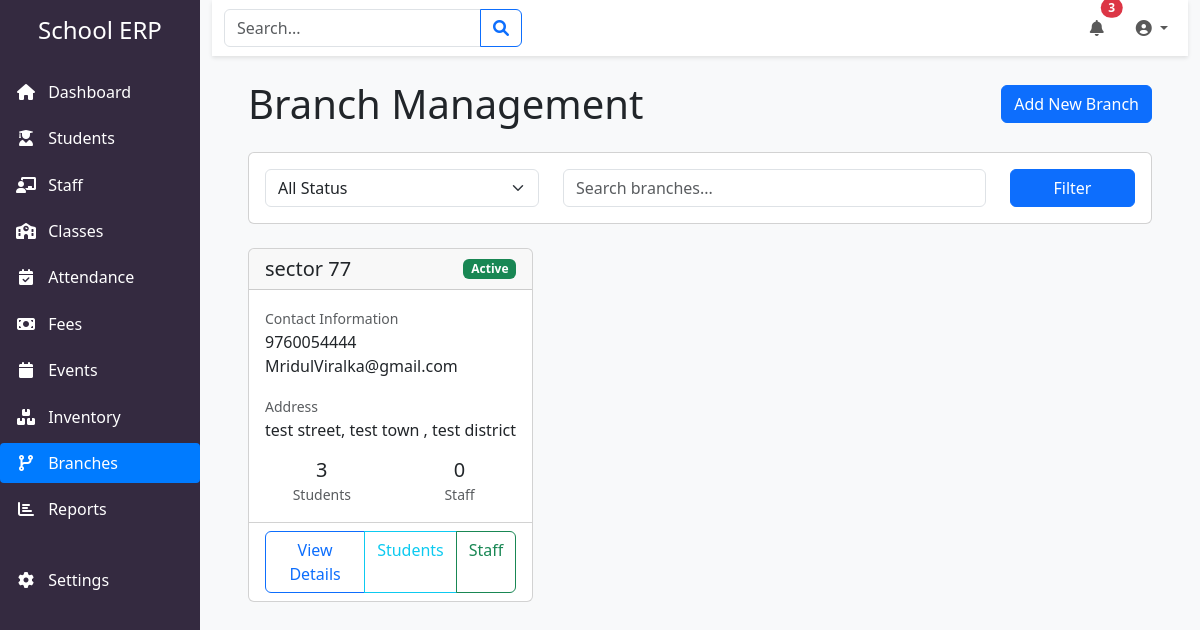
The page /branches/ on the database its author committed.
### app/models/models.py (models this page shows, shortened)
class TimestampMixin:
    created_at = db.Column(db.DateTime, default=datetime.utcnow)
    updated_at = db.Column(db.DateTime, default=datetime.utcnow, onupdate=datetime.utcnow)

class Branch(db.Model, TimestampMixin):
    __tablename__ = 'branch'
    id = db.Column(db.Integer, primary_key=True)
    name = db.Column(db.String(100), nullable=False)
    address = db.Column(db.String(255), nullable=False)
    contact_number = db.Column(db.String(20), nullable=False)
    email = db.Column(db.String(100))
    is_active = db.Column(db.Boolean, default=True)
    students = db.relationship('Student', backref='branch', lazy=True)
    staff = db.relationship('Staff', backref='branch', lazy=True)
    inventory = db.relationship('Inventory', backref='branch', lazy=True)
    admins = db.relationship('Admin', backref='branch', lazy=True)

### app/routes/branch.py (the view, shortened to what this page needs)
@bp.route('/')
def list_branches():
    status = request.args.get('status')
    search = request.args.get('search', '')
    query = Branch.query
    if status:
        query = query.filter_by(is_active=(status == 'active'))
    branches = query.order_by(Branch.name).all()
    return render_template('branch/list.html', branches=branches)

### app/templates/branch/list.html (shortened to what this page needs)
{% extends "base.html" %}
{% block content %}
<div class="container-fluid">
    <div class="d-flex justify-content-between align-items-center mb-4">
        <h1 class="mb-0">Branch Management</h1>
        <a href="{{ url_for('branch.add_branch') }}" class="btn btn-primary">
            Add New Branch
        </a>
    </div>
    <div class="card mb-4">
        <div class="card-body">
            <div class="row">
                <div class="col-md-4">
                    <select class="form-select" name="status">
                        <option value="">All Status</option>
                    </select>
                </div>
                <div class="col-md-6">
                    <input type="text" class="form-control" name="search" placeholder="Search branches...">
                </div>
                <div class="col-md-2">
                    <button type="button" class="btn btn-primary w-100">Filter</button>
                </div>
            </div>
        </div>
    </div>
    <div class="row">
        {% for branch in branches %}
        <div class="col-md-6 col-xl-4 mb-4">
            <div class="card h-100">
                <div class="card-header d-flex justify-content-between align-items-center">
                    <h5 class="card-title mb-0">{{ branch.name }}</h5>
                    <span class="badge {% if branch.is_active %}bg-success{% else %}bg-danger{% endif %}">
                        {{ 'Active' if branch.is_active else 'Inactive' }}
                    </span>
                </div>
                <div class="card-body">
                    <div class="mb-3">
                        <small class="text-muted">Contact Information</small>
                        <div>{{ branch.contact_number }}</div>
                        <div>{{ branch.email or 'No email provided' }}</div>
                    </div>
                    <div class="mb-3">
                        <small class="text-muted">Address</small>
                        <div>{{ branch.address }}</div>
                    </div>
                    <div class="row text-center">
                        <div class="col">
                            <div class="h5 mb-0">{{ branch.students|length }}</div>
                            <small class="text-muted">Students</small>
                        </div>
                        <div class="col">
                            <div class="h5 mb-0">{{ branch.staff|length }}</div>
                            <small class="text-muted">Staff</small>
                        </div>
                    </div>
                </div>
                <div class="card-footer bg-transparent">
                    <div class="btn-group w-100">
                        <a href="{{ url_for('branch.view_branch', branch_id=branch.id) }}"
                           class="btn btn-outline-primary">View Details</a>
                        <a href="{{ url_for('branch.branch_students', branch_id=branch.id) }}"
                           class="btn btn-outline-info">Students</a>
                        <a href="{{ url_for('branch.branch_staff', branch_id=branch.id) }}"
                           class="btn btn-outline-success">Staff</a>
                    </div>
                </div>
            </div>
        </div>
        {% else %}
        <div class="col-12">
            <div class="alert alert-info">
                No branches found. Click the "Add New Branch" button to create one.
            </div>
        </div>
        {% endfor %}
    </div>
</div>
{% endblock %}

### app/templates/base.html (style rules this page uses)
:root { --sidebar-bg: #342a40; --sidebar-hover: rgba(255,255,255,0.1); --active-link: #007bff; --content-bg: #f8f9fa; }

### rows shown on the page
Branch: name "sector 77", is_active "Active", contact_number "9760054444", email "MridulViralka@gmail.com", address "test street, test town , test district", students|length "3", staff|length "0"
